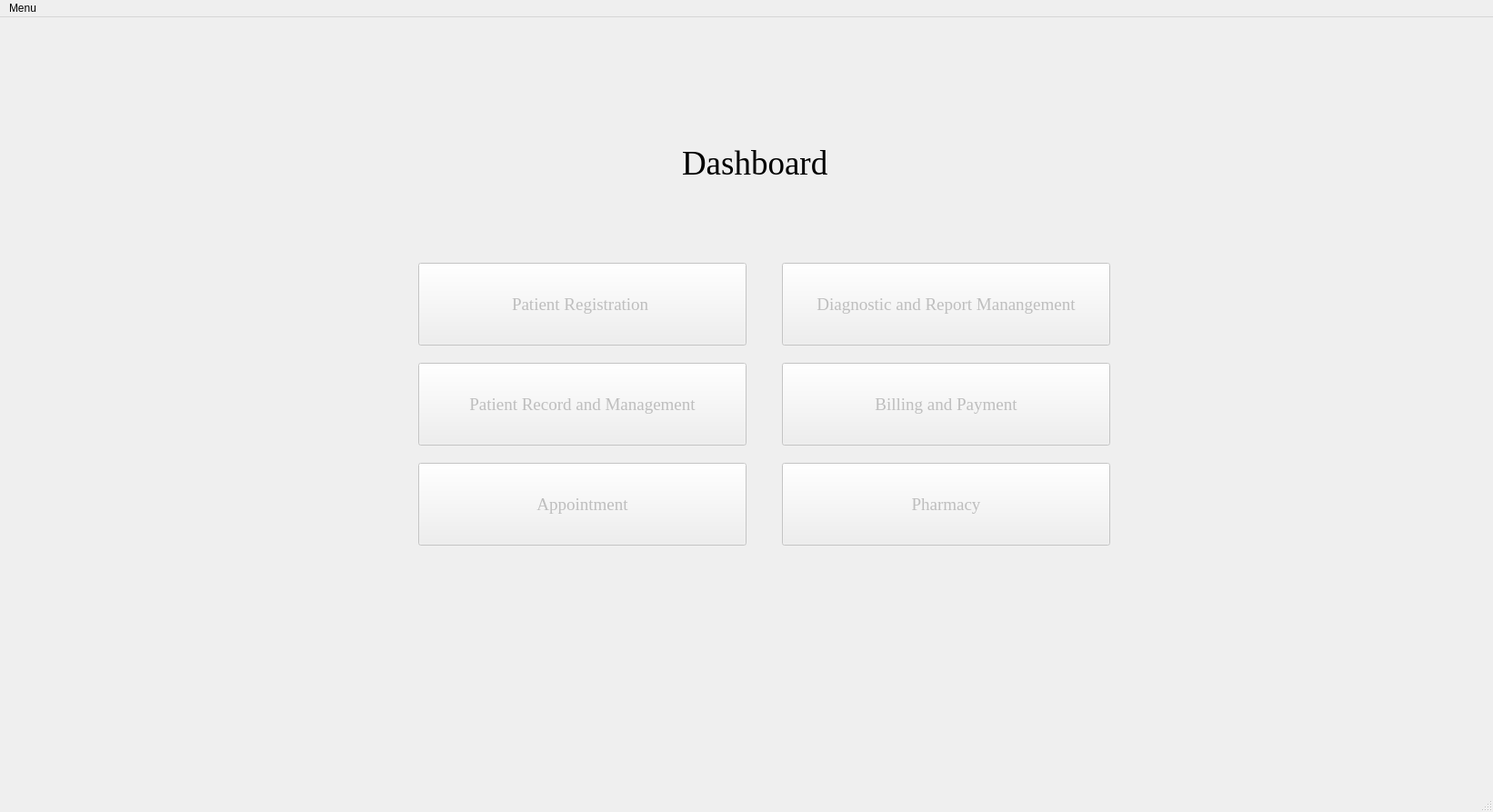
<?xml version="1.0" encoding="UTF-8"?>
<ui version="4.0">
 <class>MainWindow</class>
 <widget class="QMainWindow" name="MainWindow">
  <property name="geometry">
   <rect>
    <x>0</x>
    <y>0</y>
    <width>1642</width>
    <height>893</height>
   </rect>
  </property>
  <property name="windowTitle">
   <string>MainWindow</string>
  </property>
  <widget class="QWidget" name="centralwidget">
   <widget class="QLabel" name="label">
    <property name="geometry">
     <rect>
      <x>750</x>
      <y>110</y>
      <width>251</width>
      <height>101</height>
     </rect>
    </property>
    <property name="font">
     <font>
      <family>Times New Roman</family>
      <pointsize>28</pointsize>
      <weight>50</weight>
      <bold>false</bold>
     </font>
    </property>
    <property name="layoutDirection">
     <enum>Qt::LeftToRight</enum>
    </property>
    <property name="text">
     <string>Dashboard</string>
    </property>
   </widget>
   <widget class="QPushButton" name="Registration">
    <property name="enabled">
     <bool>false</bool>
    </property>
    <property name="geometry">
     <rect>
      <x>460</x>
      <y>270</y>
      <width>361</width>
      <height>91</height>
     </rect>
    </property>
    <property name="font">
     <font>
      <family>Times New Roman</family>
      <pointsize>14</pointsize>
     </font>
    </property>
    <property name="text">
     <string>Patient Registration </string>
    </property>
   </widget>
   <widget class="QPushButton" name="patientRecord">
    <property name="enabled">
     <bool>false</bool>
    </property>
    <property name="geometry">
     <rect>
      <x>460</x>
      <y>380</y>
      <width>361</width>
      <height>91</height>
     </rect>
    </property>
    <property name="font">
     <font>
      <family>Times New Roman</family>
      <pointsize>14</pointsize>
     </font>
    </property>
    <property name="text">
     <string>Patient Record and Management</string>
    </property>
   </widget>
   <widget class="QPushButton" name="Appointment">
    <property name="enabled">
     <bool>false</bool>
    </property>
    <property name="geometry">
     <rect>
      <x>460</x>
      <y>490</y>
      <width>361</width>
      <height>91</height>
     </rect>
    </property>
    <property name="font">
     <font>
      <family>Times New Roman</family>
      <pointsize>14</pointsize>
     </font>
    </property>
    <property name="text">
     <string>Appointment</string>
    </property>
   </widget>
   <widget class="QPushButton" name="Report">
    <property name="enabled">
     <bool>false</bool>
    </property>
    <property name="geometry">
     <rect>
      <x>860</x>
      <y>270</y>
      <width>361</width>
      <height>91</height>
     </rect>
    </property>
    <property name="font">
     <font>
      <family>Times New Roman</family>
      <pointsize>14</pointsize>
     </font>
    </property>
    <property name="text">
     <string>Diagnostic and Report Manangement</string>
    </property>
   </widget>
   <widget class="QPushButton" name="Billing">
    <property name="enabled">
     <bool>false</bool>
    </property>
    <property name="geometry">
     <rect>
      <x>860</x>
      <y>380</y>
      <width>361</width>
      <height>91</height>
     </rect>
    </property>
    <property name="font">
     <font>
      <family>Times New Roman</family>
      <pointsize>14</pointsize>
     </font>
    </property>
    <property name="text">
     <string>Billing and Payment</string>
    </property>
   </widget>
   <widget class="QPushButton" name="Pharmacy">
    <property name="enabled">
     <bool>false</bool>
    </property>
    <property name="geometry">
     <rect>
      <x>860</x>
      <y>490</y>
      <width>361</width>
      <height>91</height>
     </rect>
    </property>
    <property name="font">
     <font>
      <family>Times New Roman</family>
      <pointsize>14</pointsize>
     </font>
    </property>
    <property name="text">
     <string>Pharmacy</string>
    </property>
   </widget>
  </widget>
  <widget class="QMenuBar" name="menubar">
   <property name="geometry">
    <rect>
     <x>0</x>
     <y>0</y>
     <width>1642</width>
     <height>21</height>
    </rect>
   </property>
   <widget class="QMenu" name="menuBack">
    <property name="title">
     <string>Menu</string>
    </property>
    <addaction name="actionOpen_2"/>
    <addaction name="actionSign_Out"/>
   </widget>
   <addaction name="menuBack"/>
  </widget>
  <widget class="QStatusBar" name="statusbar"/>
  <action name="actionBack">
   <property name="icon">
    <iconset>
     <normaloff>fugue-icons-3.5.6/icons/arrow-curve-180-left.png</normaloff>fugue-icons-3.5.6/icons/arrow-curve-180-left.png</iconset>
   </property>
   <property name="text">
    <string>Back</string>
   </property>
  </action>
  <action name="actionOpen_2">
   <property name="icon">
    <iconset>
     <normaloff>fugue-icons-3.5.6/icons/folder-open-document.png</normaloff>fugue-icons-3.5.6/icons/folder-open-document.png</iconset>
   </property>
   <property name="text">
    <string>Open</string>
   </property>
  </action>
  <action name="actionSign_Out">
   <property name="icon">
    <iconset>
     <normaloff>fugue-icons-3.5.6/icons-shadowless/control-power.png</normaloff>fugue-icons-3.5.6/icons-shadowless/control-power.png</iconset>
   </property>
   <property name="text">
    <string>Sign Out</string>
   </property>
  </action>
 </widget>
 <resources/>
 <connections/>
</ui>
